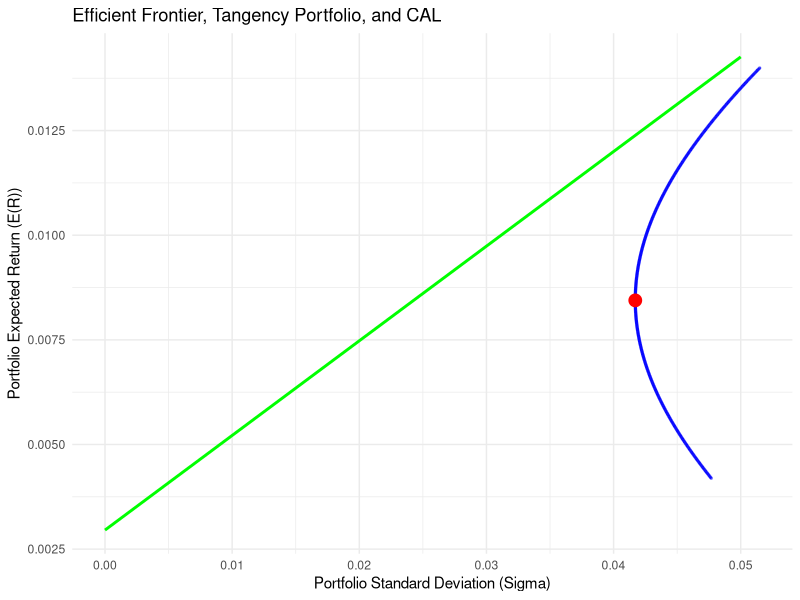

Write the R code that produced this figure. (Note: this script raises an error after producing the figure.)
# Load the necessary libraries
library(data.table)
library(ggplot2)

# Read the data into R
data <- fread("Data/Q2.csv")

# Manipulate Data ---------------------------------------------------------
# Store the investment categories and investment types
investment_categories <- as.character(unlist(data[1, ]))[-1]
investment_types <- as.character(unlist(data[2, ]))[-1]
data <- data[-c(1, 2)]
colnames(data) <- c("Date", as.vector(investment_types))

# Convert the data.table to long format using melt()
melted_data <- melt(data, id.vars = "Date", variable.name = "Investment", value.name = "Return")
melted_data[, Investment_Category := investment_categories[Investment], by = Investment]
melted_data <- melted_data[, .(Investment, Investment_Category, Date, Return)][, Return := as.numeric(Return)]

# Part A ------------------------------------------------------------------
# Calculate mean return
mean_returns <- melted_data[, .(Mean_Return = mean(Return)), by = .(Investment, Investment_Category)]
sd_returns <- melted_data[, .(SD_Return = sd(Return)), by = .(Investment, Investment_Category)]
risk_free_rate <- mean_returns[Investment == "US Riskfree", Mean_Return]

# Calculate the covariances and correlations among risky assets
risky_assets <- melted_data[Investment != "US Riskfree"]
risky_assets_wide <- dcast(risky_assets, Date ~ Investment, value.var = "Return")

# Remove the 'Date' column
risky_assets_wide[, Date:=NULL]

# Compute the covariance matrix
cov_matrix <- cov(risky_assets_wide)

# Compute the correlation matrix
cor_matrix <- cor(risky_assets_wide)

print(mean_returns)
print(sd_returns)
print(risk_free_rate)
print(cov_matrix)
print(cor_matrix)

# Part B ------------------------------------------------------------------
# Filter the data to keep only the country portfolios
country_portfolios <- risky_assets[Investment_Category == "Country Port"]

# Calculate the mean returns and covariance matrix for the country portfolios
mean_returns <- country_portfolios[, .(Mean_Return = mean(Return)), by = Investment]
cov_matrix <- cov(country_portfolios[, dcast(.SD, Date ~ Investment, value.var = "Return")][, Date:=NULL])

A <- t(mean_returns$Mean_Return) %*% solve(cov_matrix) %*% mean_returns$Mean_Return
B <- t(rep(1, 6)) %*% solve(cov_matrix) %*% mean_returns$Mean_Return
C <- t(rep(1, 6)) %*% solve(cov_matrix) %*% rep(1,6)
D <- A * C - B^2

# Define the function for the portfolio variance
portfolio_variance <- function(E_Rp) {
  return((C * E_Rp^2 - 2 * B * E_Rp + A) / D)
}

# Define the range of expected returns
E_Rp_range <- seq(min(mean_returns$Mean_Return), max(mean_returns$Mean_Return), length.out = 500)

# Calculate the portfolio variances
portfolio_variances <- sapply(E_Rp_range, portfolio_variance)

# Calculate the portfolio standard deviations (Sigmas)
portfolio_sigmas <- sqrt(portfolio_variances)

# Create a data frame with the expected returns and portfolio standard deviations
efficient_frontier_data <- data.frame(E_Rp = E_Rp_range, Sigma = portfolio_sigmas)

# Find GMVP
GMVP_Return <- B/C
GMVP_Var <- 1/C
GMVP_SD <- 1/sqrt(C)

# Find CML
tangency_return <- (A-risk_free_rate*B)/(B-risk_free_rate*C)
tangency_sd <- ((C*tangency_return^2-2*B*tangency_return+A)/D)^0.5

cml_slope <- (D*tangency_sd)/(C*tangency_return-B)
cml_intercept <- risk_free_rate

cml_x <- seq(0, max(efficient_frontier_data$Sigma), 0.01)
cml_y <- cml_intercept + as.vector(cml_slope) * cml_x

cml_df <- data.frame(Return = cml_y, SD = cml_x)

# Find market price of risk
# The market price of risk (also known as the risk premium per unit of risk or the Sharpe ratio of the market portfolio) is a measure that quantifies the relationship between the excess return of a portfolio (i.e., the return above the risk-free rate) and the portfolio's risk, as measured by its standard deviation or volatility. It is a key concept in finance and portfolio management, as it helps investors understand the compensation they can expect to receive for taking on additional risk.
# In the context of the Capital Asset Pricing Model (CAPM), the market price of risk is represented by the equity risk premium, which is the difference between the expected return of the market portfolio and the risk-free rate. The market price of risk measures the additional return that investors require for holding a risky asset or portfolio compared to a risk-free asset, such as a Treasury bond.
# Mathematically, the market price of risk can be calculated as:
# Market Price of Risk = (Expected Return of the Portfolio - Risk-Free Rate) / Portfolio Standard Deviation
# A higher market price of risk indicates that investors are demanding a higher return for taking on additional risk. Conversely, a lower market price of risk suggests that investors are willing to accept a lower return for bearing the same level of risk. The market price of risk is an important concept for understanding the trade-off between risk and return, and it is widely used in portfolio optimization and risk management.

# Find weights
weights = solve(cov_matrix) %*% matrix(c(mean_returns$Mean_Return, rep(1,nrow(mean_returns))), nrow=nrow(mean_returns)) %*% 
  matrix(c(C, -B, -B, A), nrow=2) %*% matrix(c(tangency_return, 1), nrow = 2)
optimal_weights <- weights / D[1]

# Create the plot using ggplot2
plot <- ggplot() +
  geom_point(data = efficient_frontier_data, aes(x = Sigma, y = E_Rp), size = 0.5, color = "blue", alpha = 0.5) +
  geom_point(aes(x = GMVP_SD, y = GMVP_Return), color = "red", size = 4) +
  geom_line(data = cml_df, aes(x = SD, y = Return), color = "green", size = 1) +
  # geom_line(data = sml_df, aes(x = SD, y = Return), color = "blue", size = 1) +
  labs(x = "Portfolio Standard Deviation (Sigma)", y = "Portfolio Expected Return (E(R))",
       title = "Efficient Frontier, Tangency Portfolio, and CAL") +
  theme_minimal()

print(plot)

# Part D ------------------------------------------------------------------
portfolio_options <- data.table(Porfolio = c(1,2,3), `Risky Portfolio` = c(0, 300000, 500000), `Risk Free Portfolio` = c(500000, 200000, 0))

portfolio_options[, `:=`(Return = `Risky Portfolio`*(1+tangency_return[1])+`Risk Free Portfolio`*(1+risk_free_rate), 
             SD = sqrt(`Risky Portfolio`^2*tangency_sd[1]^2))]

# Part E ------------------------------------------------------------------
# Find betas
mean_returns[, Beta:=(Mean_Return-risk_free_rate)/(tangency_return[1] - risk_free_rate)]

# Find sml line
sml_slope <- tangency_return - risk_free_rate
sml_intercept <- risk_free_rate

sml_x <- seq(0, max(efficient_frontier_data$Sigma), 0.01)
sml_y <- sml_intercept + as.vector(sml_slope) * cml_x

sml_df <- data.frame(Return = sml_y, SD = sml_x)

# Plot line
# geom_line(data = sml_df, aes(x = SD, y = Return), color = "blue", size = 1) +

# Australia Beta
mean_returns[Investment=="Australia", Beta]
# This is the systemic risk of the asset which cannot be diversified away

# Part F ------------------------------------------------------------------
return = risk_free_rate + (0.0045/market_var)*(tangency_return - risk_free_rate)







# country_values <- country_portfolios[, dcast(.SD, Date ~ Investment, value.var = "Return")][,Date:=NULL]
# 
# # Get Market Portfolio
# country_values[, Market:=rowSums(sweep(country_values, 2, optimal_weights, `*`))]
# 
# # Calculate Covariance
# country_cov <- cov(country_values)
# 
# # Get Market Covariance
# country_market_cov <- country_cov[, "Market"][-nrow(country_cov)]
# market_var <- country_cov[, "Market"][nrow(country_cov)]
# 
# # Input to data.table
# countries <- data.table(Country = names(country_market_cov), Covariance = country_market_cov)
# countries[, Beta := Covariance/market_var]
